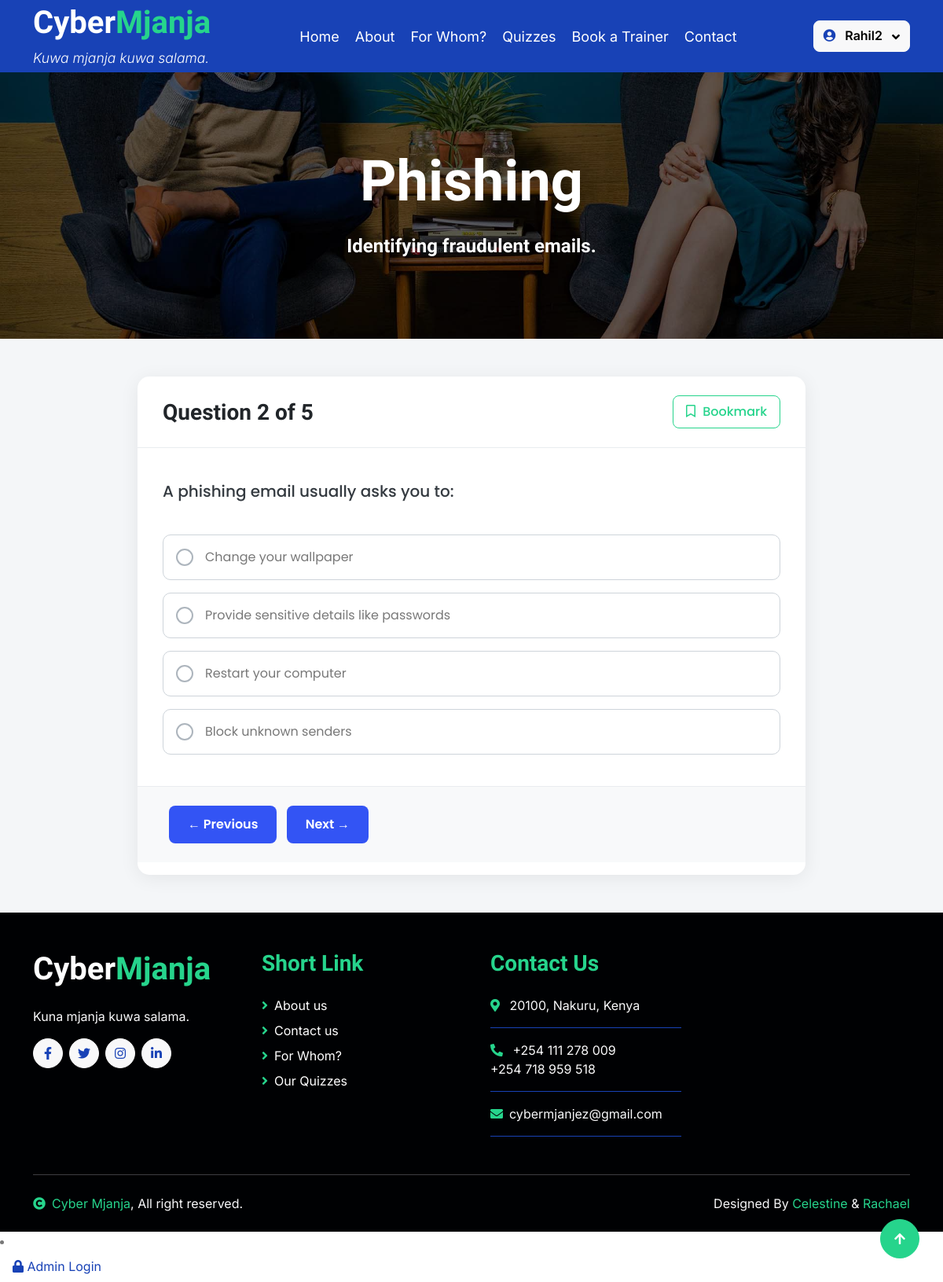
Page /quiz/phishing/2 (signed in) on the committed database.
### tables this page shows
CREATE TABLE users (id INTEGER PRIMARY KEY AUTOINCREMENT, username TEXT NOT NULL, email TEXT UNIQUE NOT NULL, password_hash TEXT NOT NULL, full_name TEXT, country TEXT, organization TEXT, job_title TEXT, `role` TEXT);

CREATE TABLE quizzes (id INTEGER PRIMARY KEY AUTOINCREMENT, name TEXT NOT NULL, slug TEXT UNIQUE NOT NULL, description TEXT);

CREATE TABLE questions (id INTEGER PRIMARY KEY AUTOINCREMENT, quiz_id INTEGER NOT NULL, question_text TEXT NOT NULL, explanation TEXT NOT NULL, FOREIGN KEY (quiz_id) REFERENCES quizzes(id));

CREATE TABLE answers (id INTEGER PRIMARY KEY AUTOINCREMENT, question_id INTEGER NOT NULL, answer_text TEXT NOT NULL, is_correct INTEGER NOT NULL CHECK(is_correct IN (0, 1)), FOREIGN KEY (question_id) REFERENCES questions(id));

### app.py (the view)
@app.route('/quiz/<slug>/<int:q_num>')
def run_quiz(slug, q_num):
    if not g.user: return redirect(url_for('login'))
    conn = get_db_connection()
    quiz = conn.execute('SELECT * FROM quizzes WHERE slug = ?', (slug,)).fetchone()
    if not quiz: return redirect(url_for('quizzes'))
    questions = conn.execute('SELECT id FROM questions WHERE quiz_id = ? ORDER BY id', (quiz['id'],)).fetchall()
    total_questions = len(questions)
    if not (1 <= q_num <= total_questions): return redirect(url_for('quizzes'))
    question_data = conn.execute('SELECT * FROM questions WHERE id = ?', (questions[q_num - 1]['id'],)).fetchone()
    answers = conn.execute('SELECT * FROM answers WHERE question_id = ? ORDER BY id', (questions[q_num - 1]['id'],)).fetchall()
    conn.close()
    return render_template('quiz-page.html', quiz=quiz, question=question_data, answers=answers, current_q_num=q_num, total_questions=total_questions)

### app.py (called while the page is built)
def get_db_connection():
    conn = sqlite3.connect(DATABASE)
    conn.row_factory = sqlite3.Row
    return conn

@app.before_request
def load_logged_in_user():
    user_id = session.get('user_id')
    if user_id is None:
        g.user = None
    else:
        conn = get_db_connection()
        g.user = conn.execute('SELECT * FROM users WHERE id = ?', (user_id,)).fetchone()
        conn.close()
        if g.user is None:
            session.clear()

@app.context_processor
def inject_user():
    return dict(user=getattr(g, 'user', None))

@app.before_request
def load_logged_in_user():
    user_id = session.get('user_id')
    if user_id is None:
        g.user = None
    else:
        conn = get_db_connection()
        g.user = conn.execute('SELECT * FROM users WHERE id = ?', (user_id,)).fetchone()
        conn.close()
        if g.user is None:
            session.clear()

### templates/quiz-page.html (shortened to what this page needs)
{% extends "base.html" %}
{% block content %}
<div class="container-fluid page-header py-5">
    <div class="container text-center py-5">
        <h1 class="display-2 text-white mb-4 animated slideInDown">{{ quiz.name }}</h1>
        <h4 class="text-white animated slideInUp">{{ quiz.description }}</h4>
    </div>
</div>
<div class="quiz-body-modern">
    <div class="quiz-container-modern">
        <form action="{{ url_for('submit_answer', slug=quiz.slug) }}" method="post">
            <div class="quiz-header-modern">
                <h2>Question {{ current_q_num }} of {{ total_questions }}</h2>
                <div class="bookmark-container">
                    <label class="bookmark-btn" for="bookmark-check">
                        <i class="far fa-bookmark"></i> Bookmark
                    </label>
                </div>
            </div>
            <div class="quiz-content-modern">
                <p class="question-text-modern">{{ question.question_text }}</p>
                <ul class="answers-list">
                    {% for answer in answers %}
                    <li class="answer-item">
                        <label class="answer-label-modern" for="ans-{{ answer.id }}">
                            {{ answer.answer_text }}
                        </label>
                    </li>
                    {% endfor %}
                </ul>
            </div>
            <div class="quiz-footer-modern">
                <div>
                    {% if current_q_num > 1 %}
                        <a href="{{ url_for('run_quiz', slug=quiz.slug, q_num=current_q_num - 1) }}" class="footer-btn btn-nav">← Previous</a>
                    {% else %}
                        <span class="footer-btn btn-nav disabled">← Previous</span>
                    {% endif %}
                    {% if current_q_num < total_questions %}
                        <button type="submit" class="footer-btn btn-nav">Next →</button>
                    {% else %}
                        <button type="submit" class="footer-btn btn-nav">Finish Quiz</button>
                    {% endif %}
                </div>
            </div>
        </form>
    </div>
</div>
{% endblock %}

### templates/base.html (shortened to what this page needs)
<head>
    <link href="https://cdnjs.cloudflare.com/ajax/libs/font-awesome/5.10.0/css/all.min.css" rel="stylesheet">
    <link href="https://cdn.jsdelivr.net/npm/bootstrap-icons@1.4.1/font/bootstrap-icons.css" rel="stylesheet">
    <link href="{{ url_for('static', filename='lib/animate/animate.min.css') }}" rel="stylesheet">
    <link href="{{ url_for('static', filename='lib/owlcarousel/assets/owl.carousel.min.css') }}" rel="stylesheet">
    <link href="{{ url_for('static', filename='css/bootstrap.min.css') }}" rel="stylesheet">
    <link href="{{ url_for('static', filename='css/style.css') }}" rel="stylesheet">
    <link href="{{ url_for('static', filename='css/dashboard.css') }}" rel="stylesheet">
    <link href="{{ url_for('static', filename='css/profile.css') }}" rel="stylesheet">
</head>
<body>
    <div class="container-fluid bg-primary">
        <div class="container">
            <nav class="navbar navbar-dark navbar-expand-lg py-0">
                <a href="{{ url_for('index') }}" class="navbar-brand">
                   <h1 class="text-white fw-bold d-block">Cyber<span class="text-secondary">Mjanja</span></h1>
                   <small class="d-block text-white fw-light fst-italic">Kuwa mjanja kuwa salama.</small>
                </a>
                <div class="collapse navbar-collapse bg-transparent" id="navbarCollapse">
                    <div class="navbar-nav ms-auto mx-xl-auto p-0">
                        <a href="{{ url_for('index') }}" class="nav-item nav-link">Home</a>
                        <a href="{{ url_for('about') }}" class="nav-item nav-link">About</a>
                        <a href="{{ url_for('for_whom') }}" class="nav-item nav-link">For Whom?</a>
                        <a href="{{ url_for('quizzes') }}" class="nav-item nav-link">Quizzes</a>
                        <a href="{{ url_for('book_trainer') }}" class="nav-item nav-link">Book a Trainer</a>
                        <a href="{{ url_for('contact') }}" class="nav-item nav-link">Contact</a>
                    </div>
                    <div class="d-flex align-items-center">
                        {% if user %}
                            <div class="dropdown">
                                <button class="btn btn-light dropdown-toggle" type="button" id="userDropdown" data-bs-toggle="dropdown" aria-expanded="false">
                                    <i class="fas fa-user-circle text-primary me-2"></i> {{ user.full_name or user.username }}
                                </button>
                            </div>
                        {% else %}
                            <a href="{{ url_for('login') }}" class="btn btn-light rounded py-2 px-4 me-2">Log In</a>
                            <a href="{{ url_for('signup') }}" class="btn btn-secondary rounded py-2 px-4">Sign Up</a>
                        {% endif %}
                    </div>
                </div>
            </nav>
        </div>
    </div>
    <main>
        {% block content %}{% endblock %}
    </main>
    <div class="container-fluid footer bg-dark wow fadeIn" data-wow-delay=".3s">
        <div class="container pt-5 pb-4">
            <div class="row g-5">
                <div class="col-lg-3 col-md-6">
                    <a href="{{ url_for('index') }}">
                        <h1 class="text-white fw-bold d-block">Cyber<span class="text-secondary">Mjanja</span></h1>
                    </a>
                    <p class="mt-4 text-light">Kuna mjanja kuwa salama.</p>
                    <div class="d-flex hightech-link">
                        <a href="#" class="btn-light nav-fill btn btn-square rounded-circle me-2"><i class="fab fa-facebook-f text-primary"></i></a>
                        <a href="#" class="btn-light nav-fill btn btn-square rounded-circle me-2"><i class="fab fa-twitter text-primary"></i></a>
                        <a href="#" class="btn-light nav-fill btn btn-square rounded-circle me-2"><i class="fab fa-instagram text-primary"></i></a>
                        <a href="#" class="btn-light nav-fill btn btn-square rounded-circle me-0"><i class="fab fa-linkedin-in text-primary"></i></a>
                    </div>
                </div>
                <div class="col-lg-3 col-md-6">
                    <a href="#" class="h3 text-secondary">Short Link</a>
                    <div class="mt-4 d-flex flex-column short-link">
                        <a href="{{ url_for('about') }}" class="mb-2 text-white"><i class="fas fa-angle-right text-secondary me-2"></i>About us</a>
                        <a href="{{ url_for('contact') }}" class="mb-2 text-white"><i class="fas fa-angle-right text-secondary me-2"></i>Contact us</a>
                        <a href="{{ url_for('for_whom') }}" class="mb-2 text-white"><i class="fas fa-angle-right text-secondary me-2"></i>For Whom?</a>
                        <a href="{{ url_for('quizzes') }}" class="mb-2 text-white"><i class="fas fa-angle-right text-secondary me-2"></i>Our Quizzes</a>
                    </div>
                </div>
                <div class="col-lg-3 col-md-6">
                    <a href="#" class="h3 text-secondary">Contact Us</a>
                    <div class="text-white mt-4 d-flex flex-column contact-link">
                        <a href="#" class="pb-3 text-light border-bottom border-primary"><i class="fas fa-map-marker-alt text-secondary me-2"></i> 20100, Nakuru, Kenya</a>
                        <a href="#" class="py-3 text-light border-bottom border-primary"><i class="fas fa-phone-alt text-secondary me-2"></i> +254 111 278 009<br> +254 718 959 518</a>
                        <a href="#" class="py-3 text-light border-bottom border-primary"><i class="fas fa-envelope text-secondary me-2"></i>cybermjanjez@gmail.com</a>
                    </div>
                </div>
            </div>
            <hr class="text-light mt-5 mb-4">
            <div class="row">
                <div class="col-md-6 text-center text-md-start">
                    <span class="text-light"><a href="#" class="text-secondary"><i class="fas fa-copyright text-secondary me-2"></i>Cyber Mjanja</a>, All right reserved.</span>
                </div>
                <div class="col-md-6 text-center text-md-end">
                    <span class="text-light">
                        Designed By
                        <a href="https://github.com/Celeekeybor" target="_blank" class="text-secondary">Celestine</a> &amp;
                        <a href="https://github.com/rachaelkamau-15" target="_blank" class="text-secondary">Rachael</a>
                    </span>
                </div>
            </div>
        </div>
    </div>
    <a href="#" class="btn btn-secondary btn-square rounded-circle back-to-top"><i class="fa fa-arrow-up text-white"></i></a>
    {% if user and user.is_admin %}
<li class="nav-item">
    <a class="nav-link" href="{{ url_for('admin_dashboard') }}">
        <i class="fas fa-cog"></i> Admin Panel
    </a>
</li>
{% else %}
<li class="nav-item">
    <a class="nav-link" href="{{ url_for('admin_login') }}">
        <i class="fas fa-lock"></i> Admin Login
    </a>
</li>
{% endif %}
</body>

### static/css/style.css (style rules this page uses)
.btn { font-weight: 600; transition: .5s; }
.btn-square { width: 38px; height: 38px; }
.btn-square, .btn-sm-square, .btn-md-square, .btn-lg-square { padding: 0; display: flex; align-items: center; justify-content: center; font-weight: normal; }
.back-to-top { position: fixed; width: 50px; height: 50px; right: 30px; bottom: 30px; z-index: 99; }
.navbar .navbar-nav { padding: 15px 0; }
.navbar .navbar-nav .nav-link { padding: 10px; color: var(--bs-white); font-size: 18px; outline: none; }
.navbar .dropdown-toggle::after { border: none; content: "\f107"; font-family: "font awesome 5 free"; font-weight: 900; vertical-align: middle; margin-left: 8px; }
.page-header { background: linear-gradient(rgba(0, 0, 0, .6), rgba(0, 0, 0, .6)), url(../img/carousel-1.jpg) center center no-repeat; background-size: cover; }
.footer .short-link a, .footer .help-link a, .footer .contact-link a { transition: .5s; }
.quiz-body-modern { background-color: #f4f6f8; display: flex; justify-content: center; align-items: center; padding: 3rem 1rem; font-family: 'Poppins', sans-serif; }
.quiz-container-modern { background-color: #ffffff; border-radius: 15px; box-shadow: 0 4px 25px rgba(0, 0, 0, 0.07); width: 100%; max-width: 850px; overflow: hidden; }
.quiz-header-modern { display: flex; justify-content: space-between; align-items: center; padding: 1.5rem 2rem; border-bottom: 1px solid #e9ecef; }
.quiz-header-modern h2 { margin: 0; font-size: 1.75rem; font-weight: 600; color: #212529; }
.bookmark-btn { background-color: #fff; border: 1px solid #26d48c; color: #26d48c; padding: 0.5rem 1rem; border-radius: 8px; font-weight: 500; cursor: pointer; transition: all 0.3s ease; }
.quiz-content-modern { padding: 2.5rem 2rem; }
.question-text-modern { font-size: 1.25rem; font-weight: 500; color: #343a40; margin-bottom: 2.5rem; }
.answers-list { list-style: none; padding: 0; margin: 0; display: flex; flex-direction: column; gap: 1rem; }
.answer-label-modern { display: flex; align-items: center; padding: 1rem; border: 1px solid #ced4da; border-radius: 10px; cursor: pointer; transition: border-color 0.3s, background-color 0.3s; }
.answer-label-modern::before { content: ''; width: 22px; height: 22px; border-radius: 50%; border: 2px solid #adb5bd; margin-right: 15px; flex-shrink: 0; transition: all 0.3s; }
.quiz-footer-modern { display: flex; justify-content: space-between; align-items: center; padding: 1.5rem 2rem; background-color: #f8f9fa; border-top: 1px solid #e9ecef; }
.footer-btn { padding: 0.75rem 1.5rem; border: none; border-radius: 8px; font-size: 1rem; font-weight: 600; cursor: pointer; transition: all 0.3s ease; text-decoration: none; display: inline-block; text-align: center; margin-left: 0.5rem; }
.btn-nav { background-color: #032bf3cc; color: white; }
.bookmark-btn i { margin-right: 5px; }

### rows in the picture
users: full_name "Rahil2"
quizzes: name "Phishing", description "Identifying fraudulent emails."
questions: question_text "A phishing email usually asks you to:"
answers: answer_text "Change your wallpaper"
answers: answer_text "Provide sensitive details like passwords"
answers: answer_text "Restart your computer"
answers: answer_text "Block unknown senders"

### other values in the picture
{{ current_q_num }} "2"
{{ total_questions }} "5"
